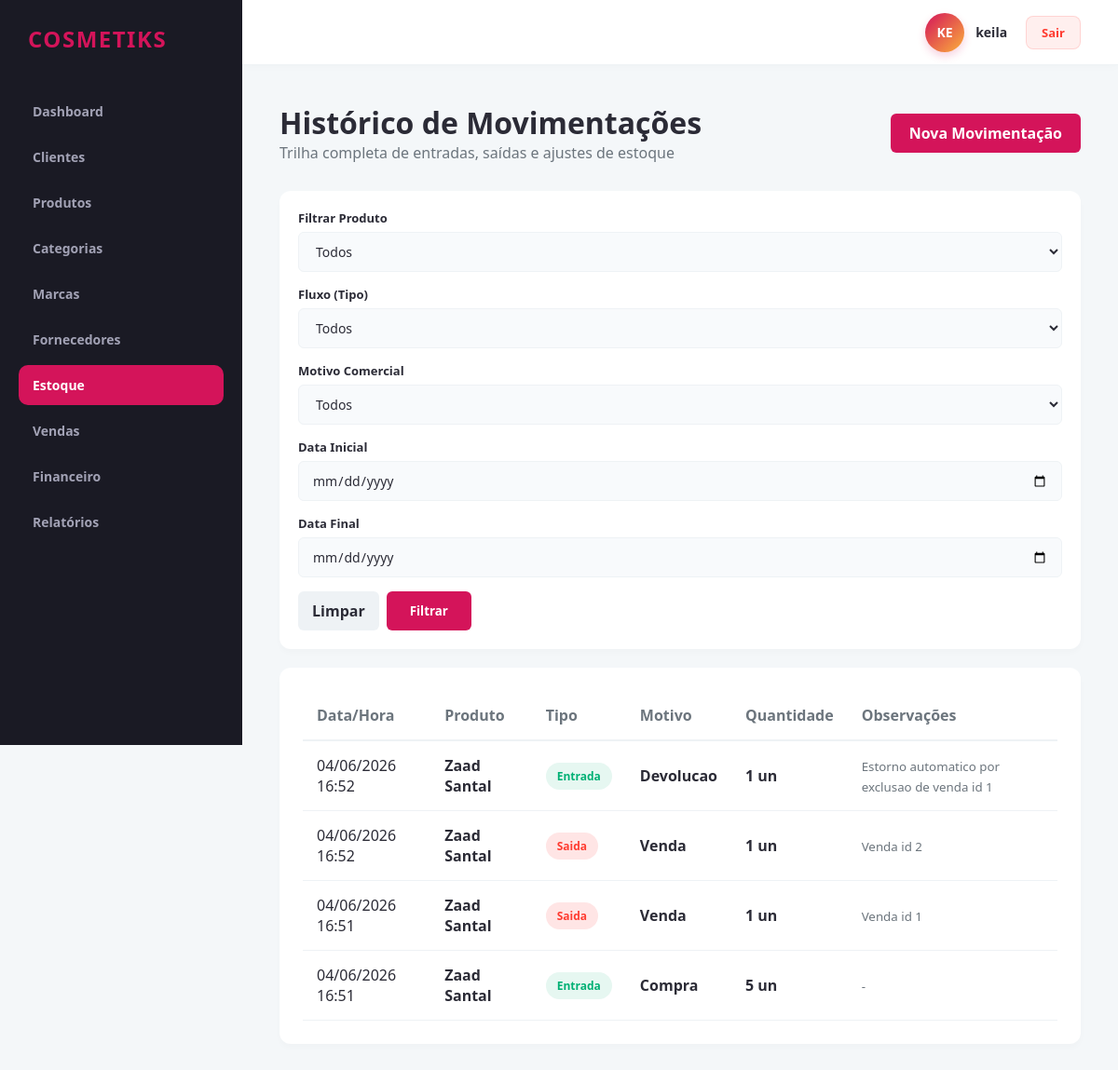
/estoque/historico (signed in), run on an earlier commit of the app's database.
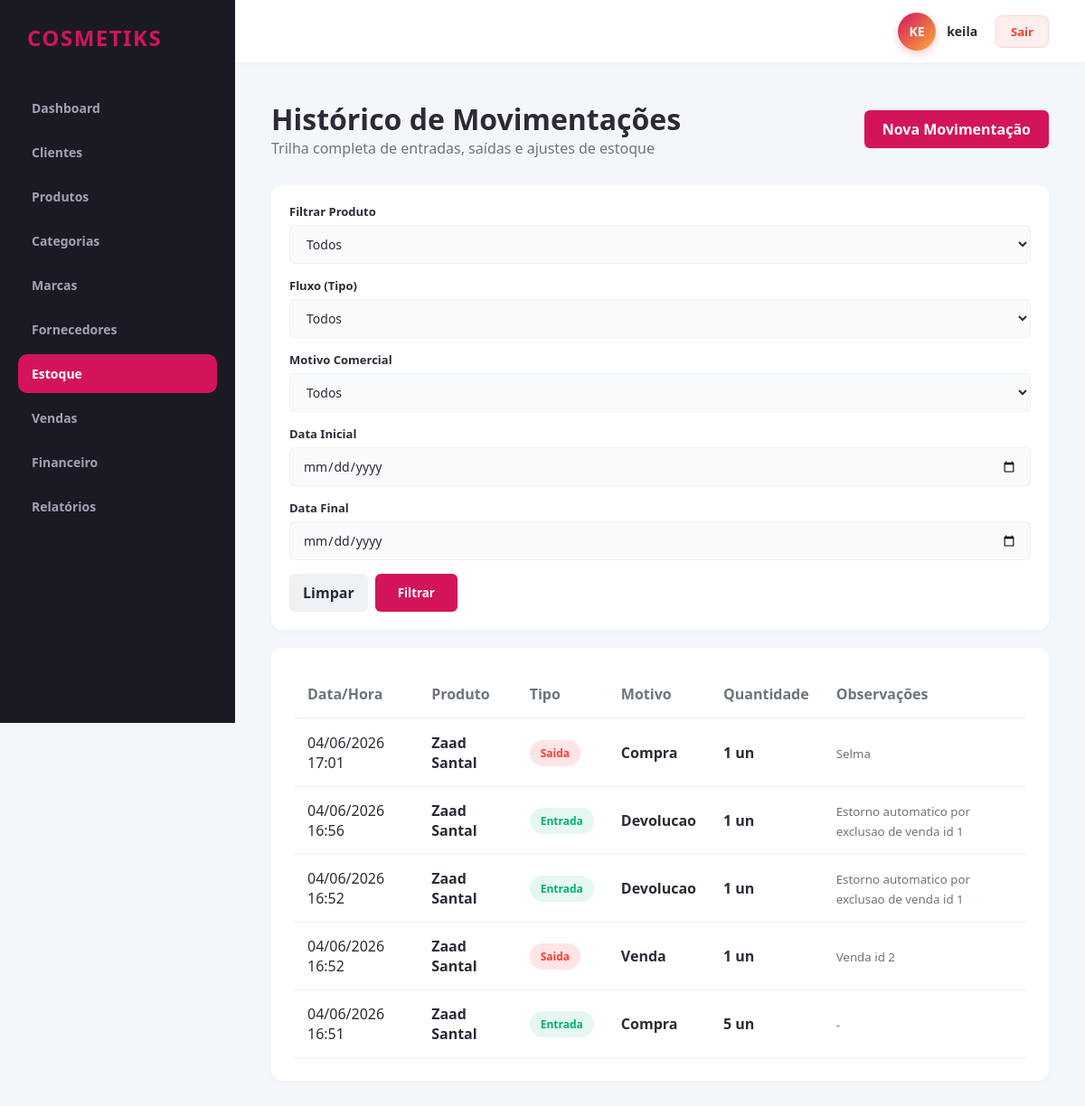
And on a later commit of the database.
### app/models/estoque.py (models this page shows)
class Estoque(db.Model):
    __tablename__ = 'movimentacoes_estoque'
    id = db.Column(db.Integer, primary_key=True)
    revendedor_id = db.Column(db.Integer, db.ForeignKey('revendedores.id'), nullable=False)
    produto_id = db.Column(db.Integer, db.ForeignKey('produtos.id'), nullable=False)
    venda_id = db.Column(db.Integer, db.ForeignKey('vendas.id'), nullable=True)
    tipo = db.Column(db.String(20), nullable=False)  # Entrada, Saída
    motivo = db.Column(db.String(50), nullable=False)  # Compra, Ajuste, Venda, Perda, Devolução
    quantidade = db.Column(db.Integer, nullable=False)
    data_movimentacao = db.Column(db.DateTime, default=datetime.utcnow)
    observacoes = db.Column(db.Text, nullable=True)

### app/models/produto.py (models this page shows)
class Produto(db.Model):
    __tablename__ = 'produtos'
    id = db.Column(db.Integer, primary_key=True)
    revendedor_id = db.Column(db.Integer, db.ForeignKey('revendedores.id'), nullable=False)
    categoria_id = db.Column(db.Integer, db.ForeignKey('categorias.id'), nullable=False)
    marca_id = db.Column(db.Integer, db.ForeignKey('marcas.id'), nullable=False)
    fornecedor_id = db.Column(db.Integer, db.ForeignKey('fornecedores.id'), nullable=False)
    nome = db.Column(db.String(150), nullable=False)
    codigo_barras = db.Column(db.String(50), nullable=True)
    descricao = db.Column(db.Text, nullable=True)
    quantidade_estoque = db.Column(db.Integer, default=0, nullable=False)
    estoque_minimo = db.Column(db.Integer, default=0, nullable=False)
    preco_custo = db.Column(db.Numeric(10, 2), nullable=False)
    preco_venda = db.Column(db.Numeric(10, 2), nullable=False)
    data_compra = db.Column(db.Date, nullable=True)
    situacao = db.Column(db.String(20), default='Ativo')
    movimentacoes_estoque = db.relationship('Estoque', backref='produto', lazy=True)

### app/controllers/estoque_controller.py (the view, shortened to what this page needs)
@estoque_bp.route('/historico')
@revendedor_required
def historico():
    revendedor_id = session.get('revendedor_id')
    page = request.args.get('page', 1, type=int)
    produto_id = request.args.get('produto_id')
    tipo = request.args.get('tipo')
    motivo = request.args.get('motivo')
    data_inicio = request.args.get('data_inicio')
    data_fim = request.args.get('data_fim')
    from app.models.estoque import Estoque
    from app.models.produto import Produto
    query = Estoque.query.filter_by(revendedor_id=revendedor_id)
    if produto_id:
        query = query.filter_by(produto_id=produto_id)
    if tipo:
        query = query.filter_by(tipo=tipo)
    if motivo:
        query = query.filter_by(motivo=motivo)
    if data_inicio:
        try:
            dt_ini = datetime.strptime(data_inicio, '%Y-%m-%d')
            query = query.filter(Estoque.data_movimentacao >= dt_ini)
        except ValueError:
            pass
    pagination_obj = query.order_by(Estoque.data_movimentacao.desc()).paginate(
        page=page,
        per_page=10,
        error_out=False
    )
    lista_produtos = Produto.query.filter_by(revendedor_id=revendedor_id).order_by(Produto.nome.asc()).all()
    return render_template(
        'produtos/historico_estoque.html',
        movimentacoes=pagination_obj.items,
        pagination=pagination_obj,
        produtos=lista_produtos
    )

### app/controllers/estoque_controller.py (called while the page is built)
def revendedor_required(f):
    @wraps(f)
    def decorated_function(*args, **kwargs):
        if not session.get('usuario_logado') or session.get('is_admin'):
            flash('Acesso restrito a revendedores autenticados.', 'danger')
            return redirect(url_for('auth.login'))
        return f(*args, **kwargs)
    return decorated_function

### app/templates/produtos/historico_estoque.html (shortened to what this page needs)
{% extends 'base.html' %}
{% block content %}
<div class="header-panel">
    <div>
        <h1>Histórico de Movimentações</h1>
        <p style="color: var(--text-muted);">Trilha completa de entradas, saídas e ajustes de estoque</p>
    </div>
    <a href="{{ url_for('estoque.movimentar') }}" class="btn btn-primary">Nova Movimentação</a>
</div>
<div class="data-table-container" style="margin-bottom: 20px; padding: 20px;">
    <form method="GET" action="{{ url_for('estoque.historico') }}" style="display: grid; grid-template-columns: repeat(auto-fit, minmax(160px, 1fr)) auto; gap: 15px; align-items: end;">
        <div class="form-group">
            <label class="form-label">Filtrar Produto</label>
            <select name="produto_id" class="form-control">
                <option value="">Todos</option>
            </select>
        </div>
        <div class="form-group">
            <label class="form-label">Fluxo (Tipo)</label>
            <select name="tipo" class="form-control">
                <option value="">Todos</option>
            </select>
        </div>
        <div class="form-group">
            <label class="form-label">Motivo Comercial</label>
            <select name="motivo" class="form-control">
                <option value="">Todos</option>
            </select>
        </div>
        <div class="form-group">
            <label class="form-label">Data Inicial</label>
            <input type="date" name="data_inicio" class="form-control" value="{{ request.args.get('data_inicio', '') }}">
        </div>
        <div class="form-group">
            <label class="form-label">Data Final</label>
            <input type="date" name="data_fim" class="form-control" value="{{ request.args.get('data_fim', '') }}">
        </div>
        <div style="display: flex; gap: 8px;">
            <a href="{{ url_for('estoque.historico') }}" class="btn" style="background: #eef2f5; color: var(--text-main); padding: 10px 15px;">Limpar</a>
            <button type="submit" class="btn btn-primary" style="padding: 10px 25px;">Filtrar</button>
        </div>
    </form>
</div>
<div class="data-table-container">
    <table class="data-table">
        <thead>
            <tr>
                <th>Data/Hora</th>
                <th>Produto</th>
                <th>Tipo</th>
                <th>Motivo</th>
                <th>Quantidade</th>
                <th>Observações</th>
            </tr>
        </thead>
        <tbody>
            {% for mov in movimentacoes %}
            <tr>
                <td>{{ mov.data_movimentacao.strftime('%d/%m/%Y %H:%M') }}</td>
                <td><strong>{{ mov.produto.nome }}</strong></td>
                <td>
                    <span class="badge-status {% if mov.tipo == 'Entrada' %}ativo{% else %}bloqueado{% endif %}">
                        {{ mov.tipo }}
                    </span>
                </td>
                <td><span style="font-weight: 600; color: var(--text-main);">{{ mov.motivo }}</span></td>
                <td><strong>{{ mov.quantidade }} un</strong></td>
                <td><small style="color: var(--text-muted);">{{ mov.observacoes or '-' }}</small></td>
            </tr>
            {% endfor %}
        </tbody>
    </table>
</div>
{% endblock %}

### app/templates/base.html (shortened to what this page needs)
<!DOCTYPE html>
<html lang="pt-BR">
<head>
    <link rel="stylesheet" href="{{ url_for('static', filename='css/main.css') }}">
    <link rel="stylesheet" href="{{ url_for('static', filename='css/components.css') }}">
    <link rel="stylesheet" href="{{ url_for('static', filename='css/dashboard.css') }}">
</head>
<body>
    <div class="sidebar">
        <div class="brand">
            <span>{{ saas_name }}</span>
        </div>
        {% if session.get('is_admin') %}
            <a href="{{ url_for('admin.listar_revendedores') }}" class="menu-item">Revendedores</a>
            <a href="{{ url_for('admin.trilha_auditoria') }}" class="menu-item">Auditoria</a>
        {% else %}
            <a href="{{ url_for('dashboard.index') }}" class="menu-item">Dashboard</a>
            <a href="{{ url_for('cliente.index') }}" class="menu-item">Clientes</a>
            <a href="{{ url_for('produto.index') }}" class="menu-item">Produtos</a>
            <a href="{{ url_for('categoria.index') }}" class="menu-item">Categorias</a>
            <a href="{{ url_for('marca.index') }}" class="menu-item">Marcas</a>
            <a href="{{ url_for('fornecedor.index') }}" class="menu-item">Fornecedores</a>
            <a href="{{ url_for('estoque.historico') }}" class="menu-item">Estoque</a>
            <a href="{{ url_for('venda.index') }}" class="menu-item">Vendas</a>
            <a href="{{ url_for('financeiro.contas_receber') }}" class="menu-item">Financeiro</a>
            <a href="{{ url_for('relatorio.index') }}" class="menu-item">Relatórios</a>
        {% endif %}
    </div>
    <div class="topbar">
        <div class="topbar-user-zone">
            <div class="user-profile-meta">
                {% set username_raw = session.get('usuario_logado', 'US') %}
                <div class="user-avatar-circle">
                    {{ username_raw[:2]|upper }}
                </div>
                <span class="user-display-name">{{ username_raw }}</span>
            </div>
            <a href="{{ url_for('auth.logout') }}" class="btn-logout-topbar">Sair</a>
        </div>
    </div>
    <div class="main-content">
        {% block content %}{% endblock %}
    </div>
</body>
</html>

### app/static/css/main.css (style rules this page uses)
:root { --primary-color: #d4145a; --secondary-color: #fbb03b; --dark-bg: #1a1a24; --card-bg: #ffffff; --text-main: #2b2b36; --text-muted: #6c757d; --border-color: #eef2f5; --success: #00b074; --danger: #ff3b30; --warning: #ffcc00; }
* { margin: 0; padding: 0; box-sizing: border-box; font-family: 'Segoe UI', Tahoma, Geneva, Verdana, sans-serif; }
body { background-color: #f4f7f9; color: var(--text-main); display: flex; min-height: 100vh; }
.sidebar { width: 260px; background-color: var(--dark-bg); color: #ffffff; display: flex; flex-direction: column; padding: 25px 20px; position: fixed; height: 100vh; z-index: 100; }
.sidebar .brand { font-size: 24px; font-weight: 800; text-transform: uppercase; letter-spacing: 1.5px; color: var(--primary-color); margin-bottom: 40px; display: flex; align-items: center; gap: 10px; padding-left: 10px; }
.sidebar .menu-item { padding: 12px 15px; color: #a2a2b5; text-decoration: none; border-radius: 10px; margin-bottom: 6px; transition: all 0.2s ease; display: flex; align-items: center; font-weight: 600; font-size: 14px; }
.sidebar .menu-item:hover, .sidebar .menu-item.active { background-color: rgba(212, 20, 90, 0.1); color: var(--primary-color); }
.sidebar .menu-item.active { background-color: var(--primary-color); color: #ffffff; }
.topbar { position: fixed; top: 0; left: 260px; right: 0; height: 70px; background-color: #ffffff; border-bottom: 1px solid var(--border-color); display: flex; align-items: center; justify-content: flex-end; padding: 0 40px; z-index: 90; box-shadow: 0 2px 10px rgba(0,0,0,0.02); }
.topbar-user-zone { display: flex; align-items: center; gap: 20px; }
.user-profile-meta { display: flex; align-items: center; gap: 12px; }
.user-avatar-circle { width: 42px; height: 42px; border-radius: 50%; background: linear-gradient(135deg, var(--primary-color) 0%, var(--secondary-color) 100%); color: #ffffff; font-weight: 700; font-size: 14px; display: flex; align-items: center; justify-content: center; text-transform: uppercase; box-shadow: 0 4px 10px rgba(214, 20, 90, 0.2); }
.user-display-name { font-weight: 700; color: var(--text-main); font-size: 14px; }
.btn-logout-topbar { padding: 8px 16px; border-radius: 8px; background-color: rgba(255, 59, 48, 0.08); color: #ff3b30; text-decoration: none; font-size: 13px; font-weight: 700; transition: all 0.2s ease; border: 1px solid rgba(255, 59, 48, 0.15); }
.main-content { margin-left: 260px; flex: 1; padding: 110px 40px 40px 40px; }
.header-panel { display: flex; justify-content: space-between; align-items: center; margin-bottom: 30px; }
.data-table-container { background: var(--card-bg); border-radius: 12px; padding: 25px; box-shadow: 0 4px 6px rgba(0,0,0,0.02); overflow-x: auto; }
.data-table { width: 100%; border-collapse: collapse; text-align: left; }
.data-table th { padding: 15px; border-bottom: 2px solid var(--border-color); color: var(--text-muted); font-weight: 600; }
.data-table td { padding: 15px; border-bottom: 1px solid var(--border-color); }
.btn { padding: 10px 20px; border-radius: 6px; border: none; font-weight: 600; cursor: pointer; transition: background 0.2s; text-decoration: none; display: inline-block; }
.btn-primary { background: var(--primary-color); color: #fff; }

### app/static/css/components.css (style rules this page uses)
.form-group { display: flex; flex-direction: column; gap: 6px; }
.form-label { font-size: 13px; font-weight: 600; color: var(--text-main); }
.form-control { padding: 10px 14px; border: 1px solid #eef2f5; border-radius: 6px; background-color: #f8fafc; font-size: 14px; color: var(--text-main); transition: all 0.2s; }
.badge-status { padding: 6px 12px; border-radius: 20px; font-size: 12px; font-weight: 600; display: inline-block; }
.badge-status.ativo { background-color: #e6f7f1; color: var(--success); }
.badge-status.bloqueado { background-color: #ffe5e5; color: var(--danger); }

What changed in the data, as far as the page shows it:
removed Estoque: data_movimentacao "04/06/2026 16:51", produto.nome "Zaad Santal", tipo "Saida", motivo "Venda", quantidade "1", observacoes "Venda id 1"
added Estoque: data_movimentacao "04/06/2026 17:01", produto.nome "Zaad Santal", tipo "Saida", motivo "Compra", quantidade "1", observacoes "Selma"
added Estoque: data_movimentacao "04/06/2026 16:56", produto.nome "Zaad Santal", tipo "Entrada", motivo "Devolucao", quantidade "1", observacoes "Estorno automatico por exclusao de venda id 1"
